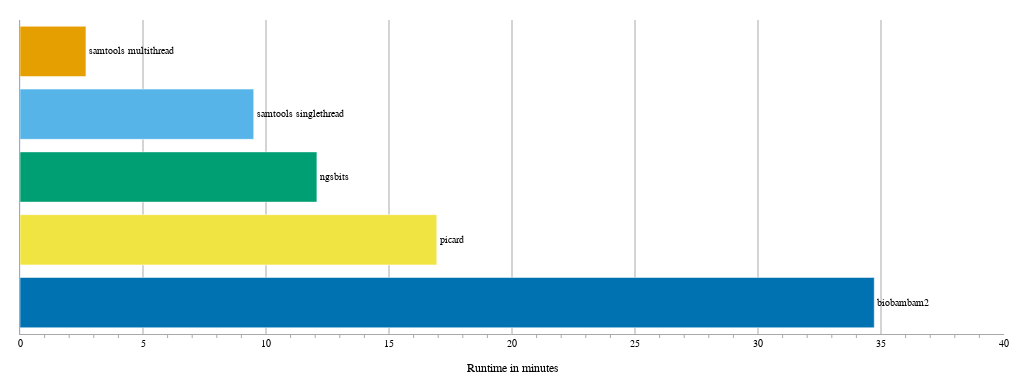

The cell this chart's notebook holds for it:
### Markdown cell above
## Plot

### Code cell
figure_runtime = go.Figure()

color_counter = 0
for run_type in type_order:
    figure_runtime.add_trace(
        go.Bar(
            name=run_type,
            text=run_type,
            textposition="outside",
            cliponaxis=False,
            y=[run_type],
            x=[df_grouped[df_grouped["type"] == run_type]["duration"].median()],
            orientation="h",
            marker_color=type_to_color[run_type],
        )
    )
    color_counter += 1

figure_runtime.update_layout(
    dict(
        width=570,
        height=215,
        margin=dict(l=20, r=20, t=20, b=20),
        template="plotly_white",
        font=dict(family="Arial", color="#000000", size=10),
        showlegend=False,
        xaxis_title="Runtime in minutes",
    )
)
figure_runtime.update_xaxes(
    zeroline=True,
    range=[
        0,
        ceil(df_grouped["duration"].max()) + 4,
    ],
    title_font=dict(family="Arial", color="#000000", size=12),
    minor_ticks="outside",
    minor_tickcolor="darkgrey",
    showline=True,
    linecolor="darkgrey",
    gridcolor="darkgrey",
)
figure_runtime.update_yaxes(
    tickangle=270,
    showticklabels=False,
    showline=True,
    linecolor="darkgrey",
)
figure_runtime.write_image("bam2fastqbenchmark_runtime.pdf")

figure_runtime.update_layout(
    dict(
        width=1024,
        height=384,
    )
)
figure_runtime.show()

### Figure 1 — Plotly figure (JSON) as saved in the notebook; plotly's stock layout.template omitted (floating-point values rounded to 4 significant figures)
{"data": [{"cliponaxis": false, "marker": {"color": "#0072b2"}, "name": "biobambam2", "orientation": "h", "text": "biobambam2", "textposition": "outside", "type": "bar", "x": [34.73], "y": ["biobambam2"]}, {"cliponaxis": false, "marker": {"color": "#f0e442"}, "name": "picard", "orientation": "h", "text": "picard", "textposition": "outside", "type": "bar", "x": [16.94], "y": ["picard"]}, {"cliponaxis": false, "marker": {"color": "#009e73"}, "name": "ngsbits", "orientation": "h", "text": "ngsbits", "textposition": "outside", "type": "bar", "x": [12.07], "y": ["ngsbits"]}, {"cliponaxis": false, "marker": {"color": "#56b4e9"}, "name": "samtools singlethread", "orientation": "h", "text": "samtools singlethread", "textposition": "outside", "type": "bar", "x": [9.501], "y": ["samtools singlethread"]}, {"cliponaxis": false, "marker": {"color": "#e69f00"}, "name": "samtools multithread", "orientation": "h", "text": "samtools multithread", "textposition": "outside", "type": "bar", "x": [2.681], "y": ["samtools multithread"]}], "layout": {"font": {"color": "#000000", "family": "Arial", "size": 10}, "height": 384, "margin": {"b": 20, "l": 20, "r": 20, "t": 20}, "showlegend": false, "width": 1024, "xaxis": {"gridcolor": "darkgrey", "linecolor": "darkgrey", "minor": {"tickcolor": "darkgrey", "ticks": "outside"}, "range": [0, 40], "showline": true, "title": {"font": {"color": "#000000", "family": "Arial", "size": 12}, "text": "Runtime in minutes"}, "zeroline": true}, "yaxis": {"linecolor": "darkgrey", "showline": true, "showticklabels": false, "tickangle": -90}}}
